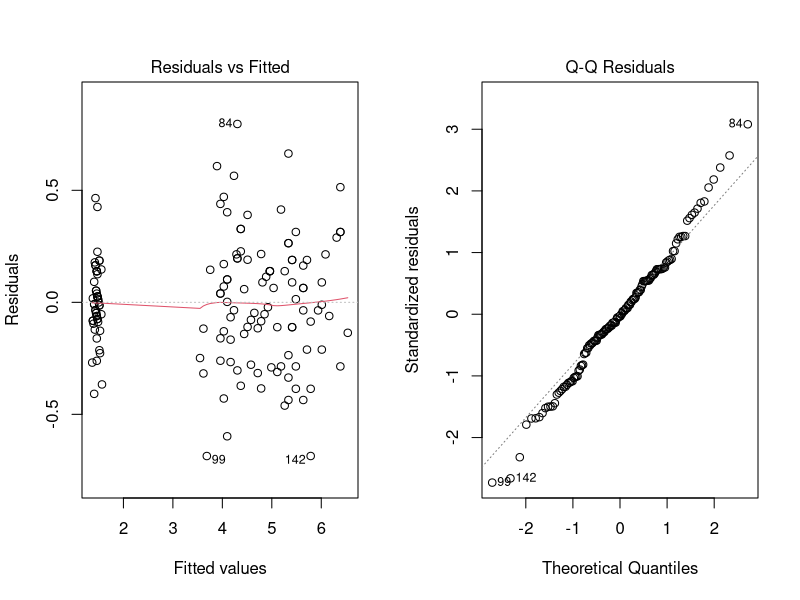
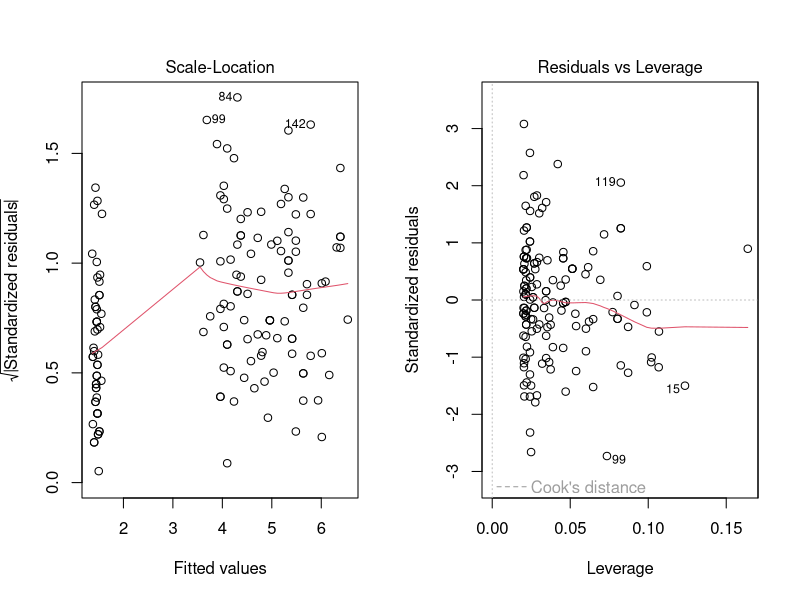

Generate these figures, in order, with R:
## ---- chunk 1
#| include: false
modelo_continuo <- lm(Petal.Length ~ Sepal.Length, data = iris)
modelo_categorico <- lm(Petal.Length ~ Species, data = iris)
modelo_interaccion <- lm(Petal.Length ~ Sepal.Length * Species, data = iris)
## ---- chunk 2
#| echo: false
summary(modelo_continuo)
## ---- chunk 3
#| echo: false
summary(modelo_categorico)
## ---- chunk 4
#| echo: false
summary(modelo_interaccion)
## ---- chunk 5
#| echo: false
#| fig-height: 4
#| fig-width: 9
par(mfrow = c(1, 2))
plot(modelo_interaccion, which = c(1, 2))
## ---- chunk 6
#| echo: false
#| fig-height: 4
#| fig-width: 9
par(mfrow = c(1, 2))
plot(modelo_interaccion, which = c(3, 5))
